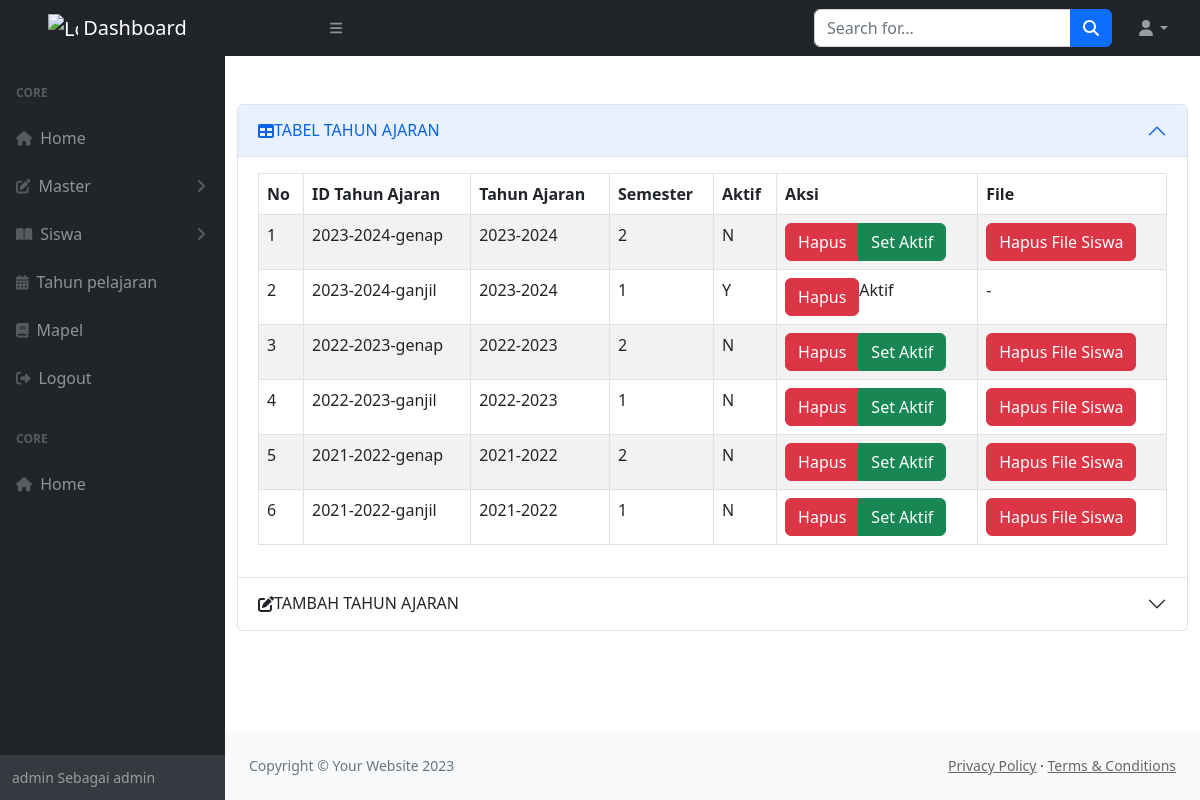
The app's page /admin/media.php?module=tahun (signed in), older data.
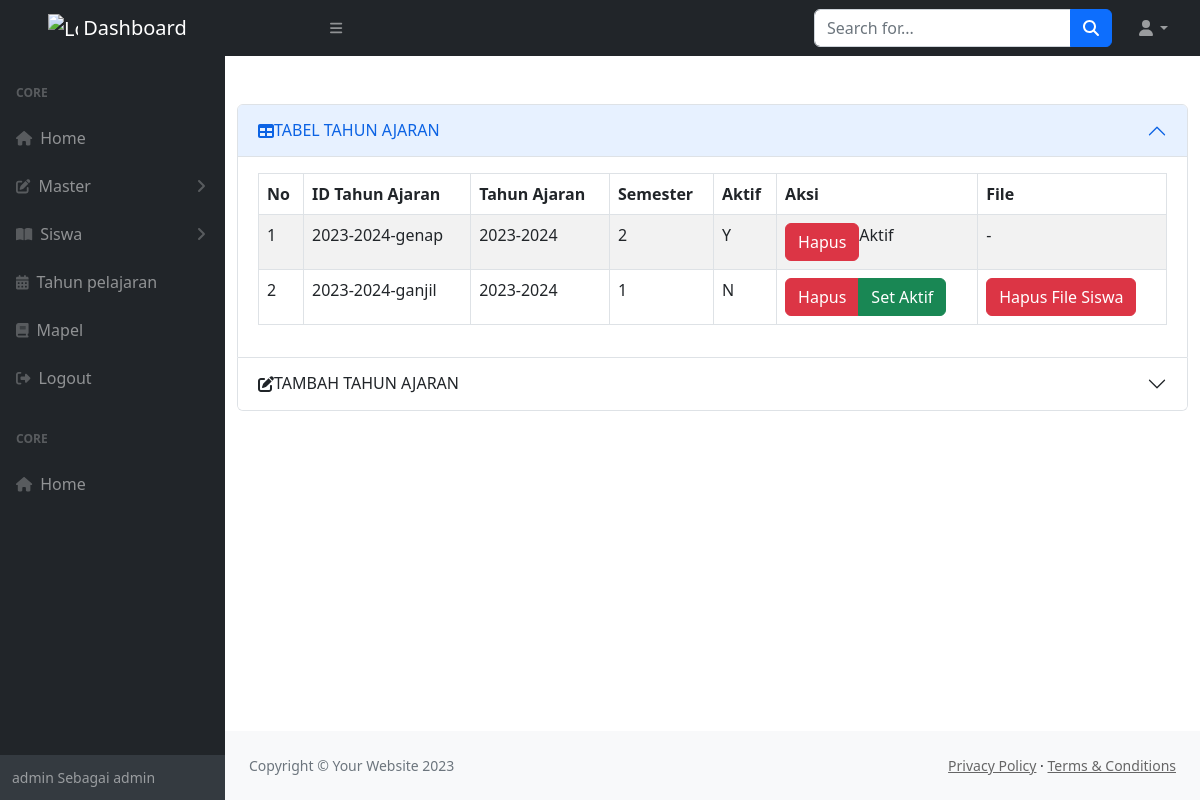
The same page, newer data.
### tables this page shows
CREATE TABLE `tahun_ajar` (
  `kd_tajar` varchar(20) NOT NULL,
  `tahun_ajar` varchar(15) NOT NULL,
  `kd_semester` int(11) NOT NULL,
  `aktif` varchar(5) NOT NULL
);

### admin/modul/mod_tahun_ajar/tahun_v.php (the view, shortened to what this page needs)
<?php
include "../koneksi/koneksi.php";
if (empty($_SESSION['username']) AND empty($_SESSION['passuser']) AND $_SESSION['login']==0){
  echo "<script>alert('Kembalilah Kejalan yg benar!!!'); window.location = '../../index.php';</script>";
}
else{
  ?>
  <?php
  $update = (isset($_GET['action']) AND $_GET['action'] == 'update') ? true : false;
?>
<div class="container mt-5">
  <div class="accordion" id="accordionExample">
    <div class="accordion-item">
      <h2 class="accordion-header" id="headingOne">
        <button class="accordion-button" type="button" data-bs-toggle="collapse" data-bs-target="#collapseOne" aria-expanded="true" aria-controls="collapseOne">
         <i class="fa-solid fa-table"></i> TABEL TAHUN AJARAN
        </button>
      </h2>
      <div id="collapseOne" class="accordion-collapse collapse show" aria-labelledby="headingOne" data-bs-parent="#accordionExample">
        <div class="accordion-body">
          <table class="table table-striped table-bordered table-hover" id="dataTables-example">
            <thead>
                <tr>
                  <th scope="col">No</th>
                  <th scope="col">ID Tahun Ajaran</th>
                  <th scope="col">Tahun Ajaran</th>
                  <th scope="col">Semester</th>
                  <th scope="col">Aktif</th>
                  <th scope="col">Aksi</th>
                  <th scope="col">File</th>
                </tr>
            </thead>
            <tbody>
              <?php $no = 1;
              if ($query = $connect->query("SELECT * FROM tahun_ajar ORDER BY kd_tajar DESC")):
              while($row = $query->fetch_assoc()): ?>
              <tr>
                <td><?=$no++?></td>
                <td><?=$row['kd_tajar']?></td>
                <td><?=$row['tahun_ajar']?></td>
                <td><?=$row['kd_semester']?></td>
                <td><?=$row['aktif']?></td>
                <td class="hidden-print">
                  <div class="btn-group">
                    <a href="?module=tahun&action=delete&key=<?=$row['kd_tajar']?>" class="btn btn-danger btn-xs">Hapus</a>
                    <?php
                    if ($row['aktif']=='Y'){
                      echo "Aktif";
                    } else {
                      echo "<a href=\"?module=tahun&action=aktif&key=$row[kd_tajar]\" class=\"btn btn-success btn-xs\">Set Aktif</a>";
                    }
                    ?>
                  </div>
                </td>
                <td>
                  <?php
                  if ($row['aktif']=='Y'){
                    echo "-";
                  } else {
                    echo "<a href=\"?module=tahun&action=delfile&key=$row[kd_tajar]\" class=\"btn btn-danger btn-xs\">Hapus File Siswa</a>";
                  }
                  ?>
                </td>
              </tr>
              <?php endwhile ?>
              <?php endif ?>
            </tbody>
          </table>
        </div>
      </div>
    </div>
    <div class="accordion-item">
      <h2 class="accordion-header" id="headingTwo">
        <button class="accordion-button collapsed" type="button" data-bs-toggle="collapse" data-bs-target="#collapseTwo" aria-expanded="false" aria-controls="collapseTwo">
         <i class="fa-solid fa-pen-to-square"></i> <?= ($update) ? "EDIT" : "TAMBAH" ?> TAHUN AJARAN
        </button>
      </h2>
    </div>
  </div>
</div>
<?php } ?>

Row changes from the older to the newer data that the page shows:
removed tahun_ajar: kd_tajar "2022-2023-genap", tahun_ajar "2022-2023", kd_semester "2", aktif "N"
removed tahun_ajar: kd_tajar "2022-2023-ganjil", tahun_ajar "2022-2023", kd_semester "1", aktif "N"
removed tahun_ajar: kd_tajar "2021-2022-genap", tahun_ajar "2021-2022", kd_semester "2", aktif "N"
removed tahun_ajar: kd_tajar "2021-2022-ganjil", tahun_ajar "2021-2022", kd_semester "1", aktif "N"
changed tahun_ajar "2023-2024-genap": aktif "N" → "Y"; aktif "Set Aktif Hapus File Siswa" → "Aktif -"
changed tahun_ajar "2023-2024-ganjil": aktif "Y" → "N"; aktif "Aktif -" → "Set Aktif Hapus File Siswa"
